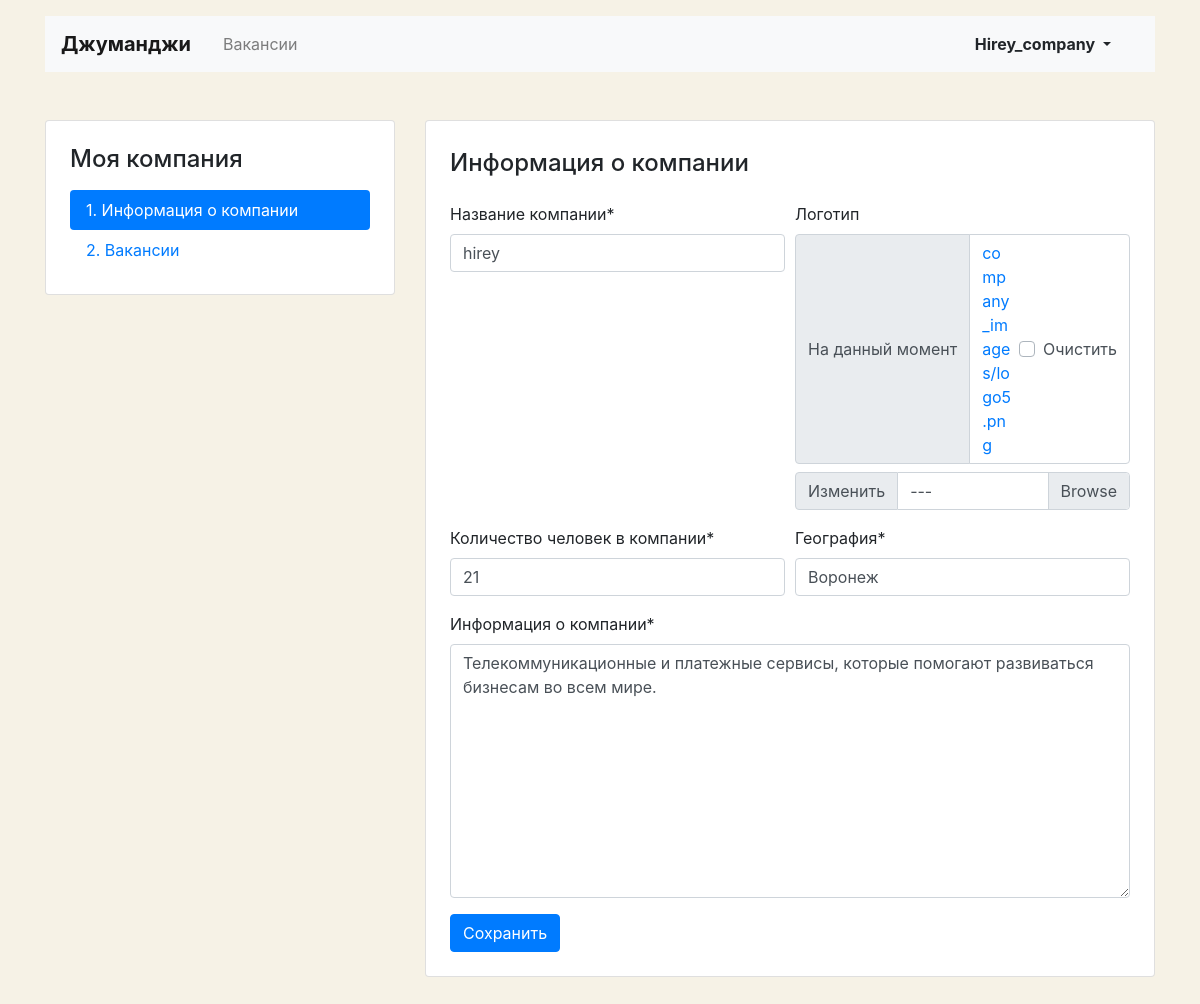
Screenshot of /mycompany/ (signed in) with the database file from the repository.
### vacancies/models.py (models this page shows, shortened)
class Company(models.Model):
    name = models.CharField(max_length=64)
    location = models.CharField(max_length=32)
    logo = models.ImageField(upload_to=MEDIA_COMPANY_IMAGE_DIR, blank=True)
    description = models.TextField()
    employee_count = models.IntegerField()
    owner = models.OneToOneField(User, on_delete=models.CASCADE, null=False)

### vacancies/views/my_company.py (the view, shortened to what this page needs)
# urls.py: path('mycompany/', CompanyUpdate.as_view(), name='company_full'),
class CompanyUpdate(LoginRequiredMixin, View):
    def get(self, request):
        company = get_object_or_404(Company, owner=request.user)
        form = CompanyForm(instance=company)
        return render(request, 'vacancies/company-edit.html', context={
            'form': form,
        })

### vacancies/forms.py
class CompanyForm(forms.ModelForm):
    class Meta:
        model = Company
        fields = ('name', 'location', 'logo', 'employee_count', 'description')
        labels = {
            'name': 'Название компании',
            'location': 'География',
            'logo': 'Логотип',
            'employee_count': 'Количество человек в компании',
            'description': 'Информация о компании',
        }
    def __init__(self, *args, **kwargs):
        super().__init__(*args, **kwargs)
        self.helper = FormHelper()
        self.helper.form_method = 'post'
        self.helper.layout = Layout(
            Row(
                Column('name'),
                Column('logo'),
            ),
            Row(
                Column('employee_count'),
                Column('location'),
            ),
            'description',
            Submit(name='Save', value='Сохранить'),
        )

### templates/vacancies/company-edit.html (shortened to what this page needs)
{% extends 'vacancies/base.html' %}
{% load crispy_forms_tags %}
{% block container %}
  <main class="container mt-3 pb-5">
    <div class="row mt-5">
        {% include 'vacancies/company_panel.html' with company_active=1 %}
      <div class="col-12 col-lg-8">
        <div class="card">
          <div class="card-body px-4 pb-4">
              <section class="tab-pane fade show active">
              <h2 class="h4 pt-2 pb-3">Информация о&nbsp;компании</h2>
              </section>
              {% crispy form %}
          </div>
        </div>
      </div>
    </div>
  </main>
{% endblock %}

### templates/vacancies/base.html (shortened to what this page needs)
<!DOCTYPE html>
<html lang="ru">
<head>
  <link rel="stylesheet" href="https://stackpath.bootstrapcdn.com/bootstrap/4.3.1/css/bootstrap.min.css">
</head>
<body>
  <header class="container mt-3">
    <nav class="navbar navbar-expand-lg navbar-light bg-light">
      <a class="navbar-brand mr-4 font-weight-bold" href="{% url 'MainView' %}">Джуманджи</a>
      <div class="collapse navbar-collapse justify-content-between" id="navbarNav">
        <ul class="navbar-nav col-10">
          <li class="nav-item">
            <a class="nav-link" href="{% url 'VacanciesAllView' %}">Вакансии</a>
          </li>
        </ul>
        <ul class="navbar-nav col-2 justify-content-end">
          <li class="nav-item active">
              {% if user.is_authenticated %}
                <div class="btn-group">
              <button type="button" class="btn dropdown-toggle font-weight-bold" data-toggle="dropdown" aria-haspopup="true" aria-expanded="false">
                  {{ user.get_username }}
              </button>
            </div>
              {% else %}
            <a href="{% url 'login' %}" class="nav-link font-weight-bold">Вход</a>
              {% endif %}
          </li>
        </ul>
      </div>
    </nav>
  </header>
{% block container %} {% endblock %}
</body>
</html>

### templates/vacancies/base.html (style rules this page uses)
body { background-color: #F6F2E6; }

### rows the page displays
Company: name "hirey", employee_count "21", location "Воронеж", description "Телекоммуникационные и платежные сервисы, которые помогают развиваться бизнесам во всем мире."

### other values shown
{{ user.get_username }} "Hirey_company"
